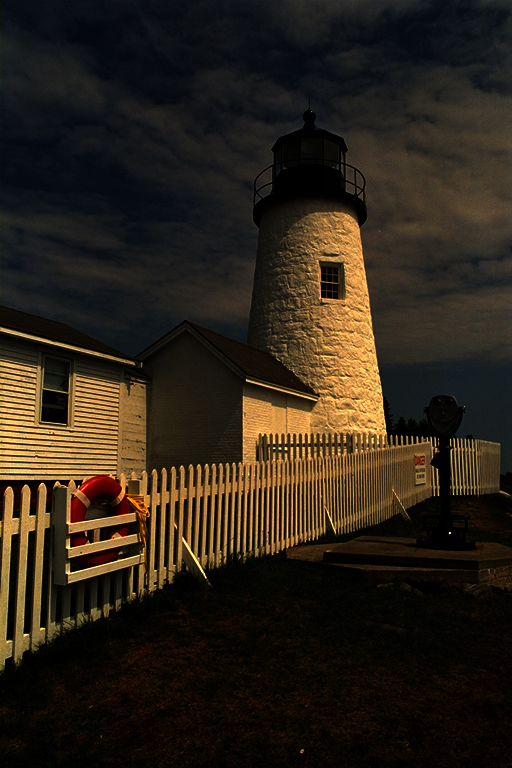
#> input picture pythonProject/data/dark.png, 512 x 768 px
$ python GammaCorrection.py
#> lines starting #> are read from the running program, lines starting #| are printed output that depends on the picture; long printed decimals are rounded
import cv2
import numpy as np
from matplotlib import pyplot as plt
plt.rcParams['figure.figsize'] = [15, 5]

def gamma_correction(img, gamma):
    # [7 lines of commented-out code are left out]
    return img**gamma

img = cv2.imread('data/dark.png')
#> img is the input picture: shape (768, 512, 3); mean B, G, R 23, 35.5, 44.4
img = cv2.cvtColor(img, cv2.COLOR_BGR2RGB)/255.0 #k=1/255
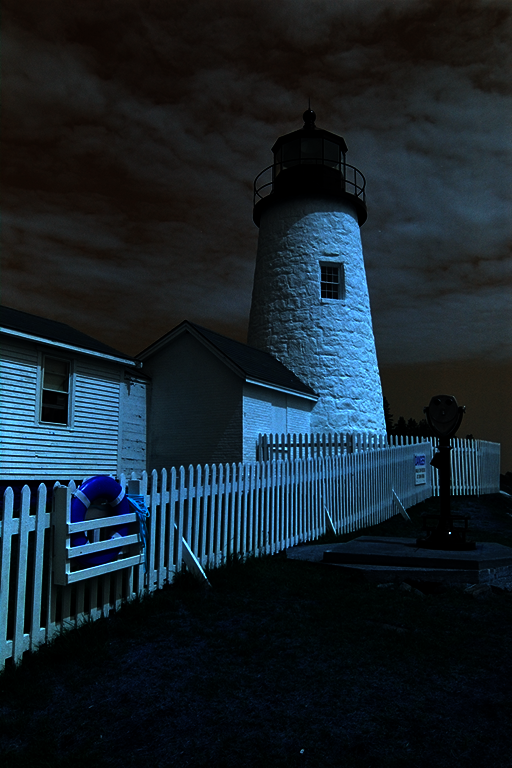
#> img: shape (768, 512, 3) float64; mean B, G, R 0.174, 0.139, 0.0904

plt.subplot(131), plt.imshow(img), plt.title('Origin')
plt.subplot(132), plt.imshow(gamma_correction(img, gamma=1.5)), plt.title('gamma = 1.5')
#> in gamma_correction, `return img**gamma`:
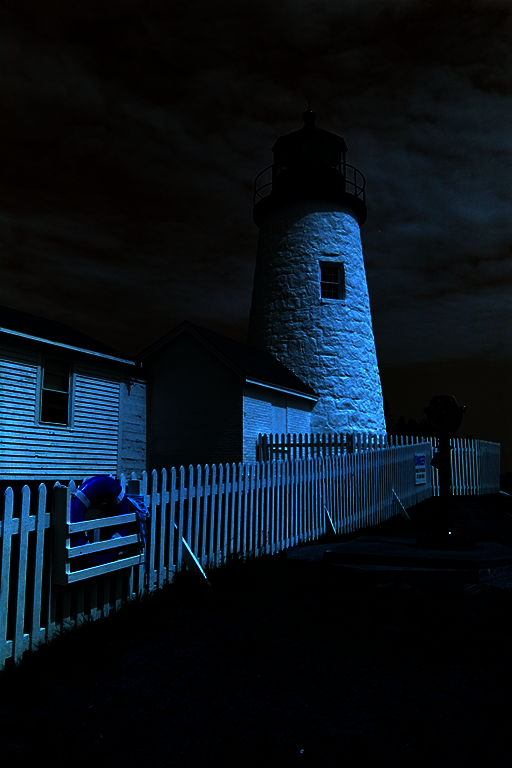
#> returned value: shape (768, 512, 3) float64; mean of channels 0, 1, 2 0.111, 0.0759, 0.0367; drawn as B, G, R
plt.subplot(133), plt.imshow(gamma_correction(img, gamma=1/3)), plt.title('gamma = 1/3')
#> call 2 of gamma_correction, with gamma = 0.333
#> in gamma_correction (call 2), `return img**gamma`:
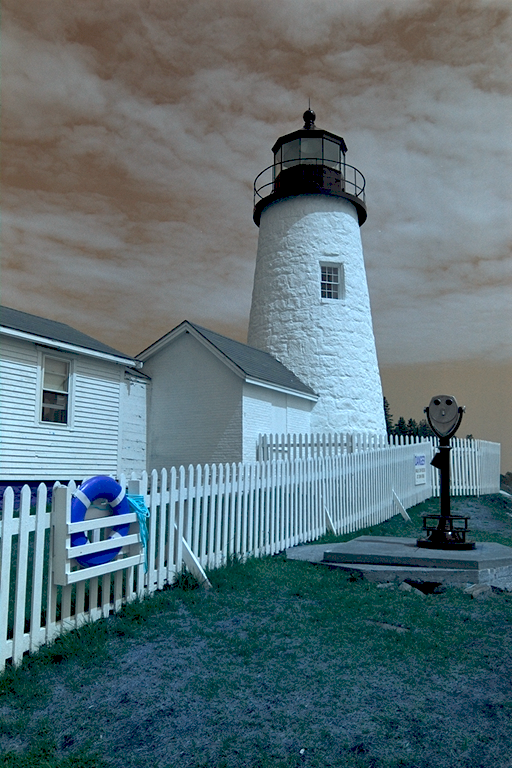
#> returned value: shape (768, 512, 3) float64; mean of channels 0, 1, 2 0.474, 0.446, 0.362; drawn as B, G, R
plt.show()
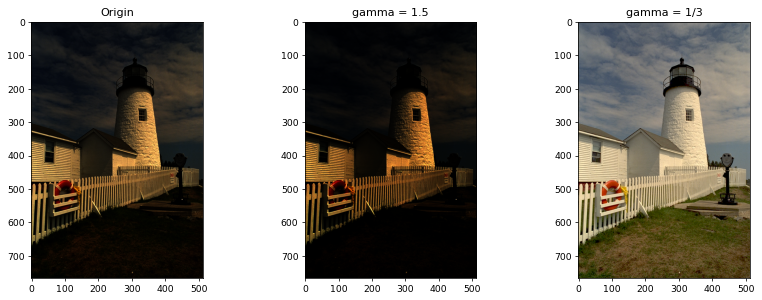
#> figure drawn by matplotlib, 3 panels; B, G, R data is drawn as R, G, B

print(np.mean(img))
#| 0.1345
print(np.mean(gamma_correction(img, gamma=1.5)))
#| 0.07464
print(np.mean(gamma_correction(img, gamma=1/3)))
#| 0.4272

colors = np.arange(0, 1, 1/255)
plt.subplot(131), plt.plot(colors, colors**1), plt.xlabel('input'), plt.ylabel('output'), plt.grid(True)
plt.subplot(132), plt.plot(colors, colors**1.5), plt.xlabel('input'), plt.ylabel('output'), plt.grid(True)
plt.subplot(133), plt.plot(colors, colors**1/3), plt.xlabel('input'), plt.ylabel('output'), plt.grid(True)
plt.show()
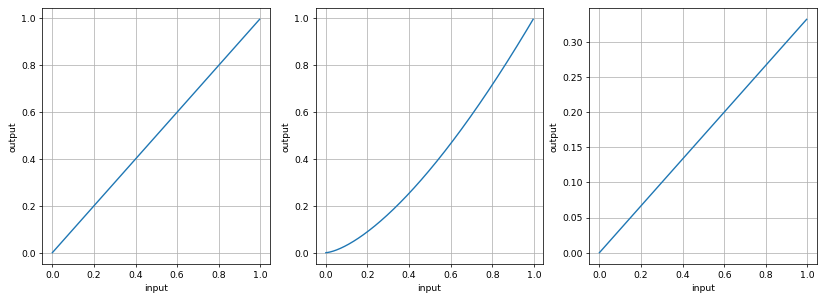
#> figure drawn by matplotlib, 3 panels; panel 1: curve peaks at x = 0.996, y = 0.996; panel 2: curve peaks at x = 0.996, y = 0.994; panel 3: curve peaks at x = 0.996, y = 0.332

$ run again, with pythonProject/data/checkerboard_clean.png copied over pythonProject/data/dark.png
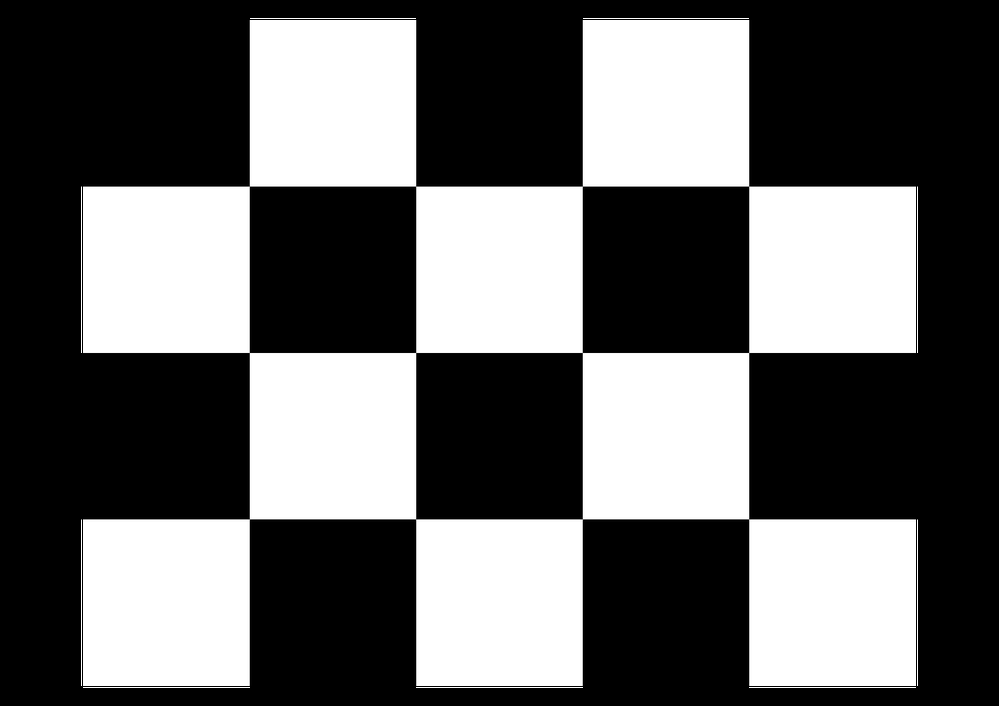
#> input picture pythonProject/data/checkerboard_clean.png, 999 x 706 px, shrunk from 1488 x 1052 before the run
#> img is the input picture: shape (706, 999, 3); min 0, max 255, mean 100.8
#> in gamma_correction (call 2), `return img**gamma`:
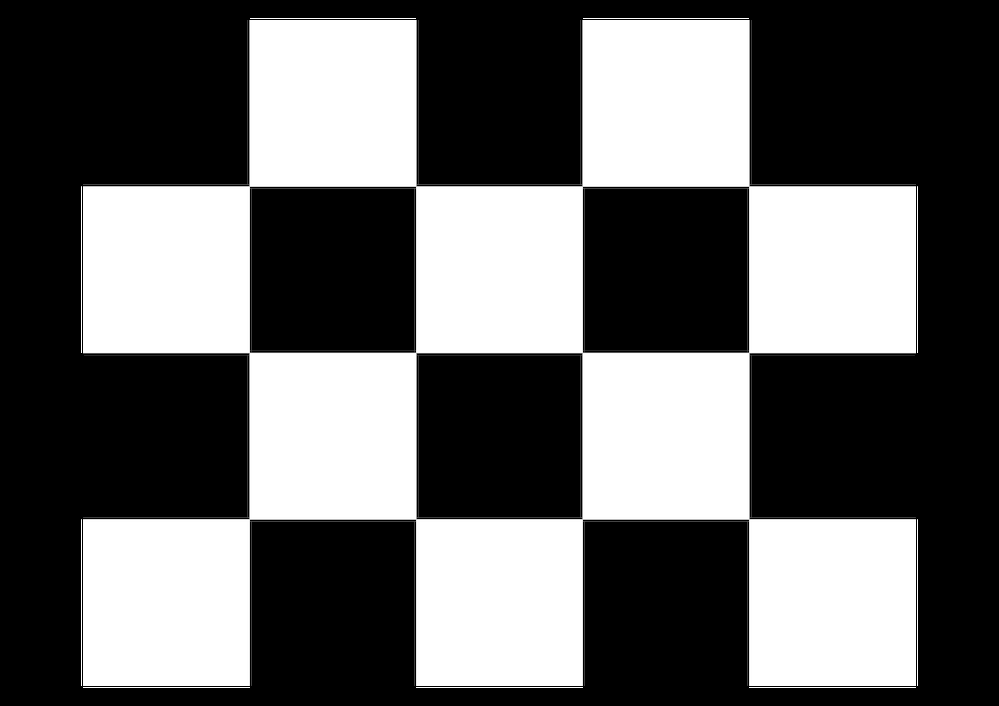
#> returned value: shape (706, 999, 3) float64; min 0, max 1, mean 0.399
#> `plt.show()`:
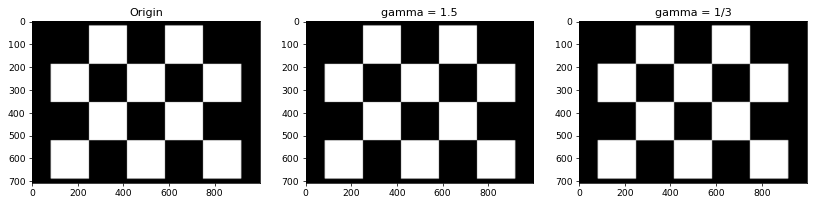
#> figure drawn by matplotlib, 3 panels
#| 0.3954
#| 0.3945
#| 0.3992
